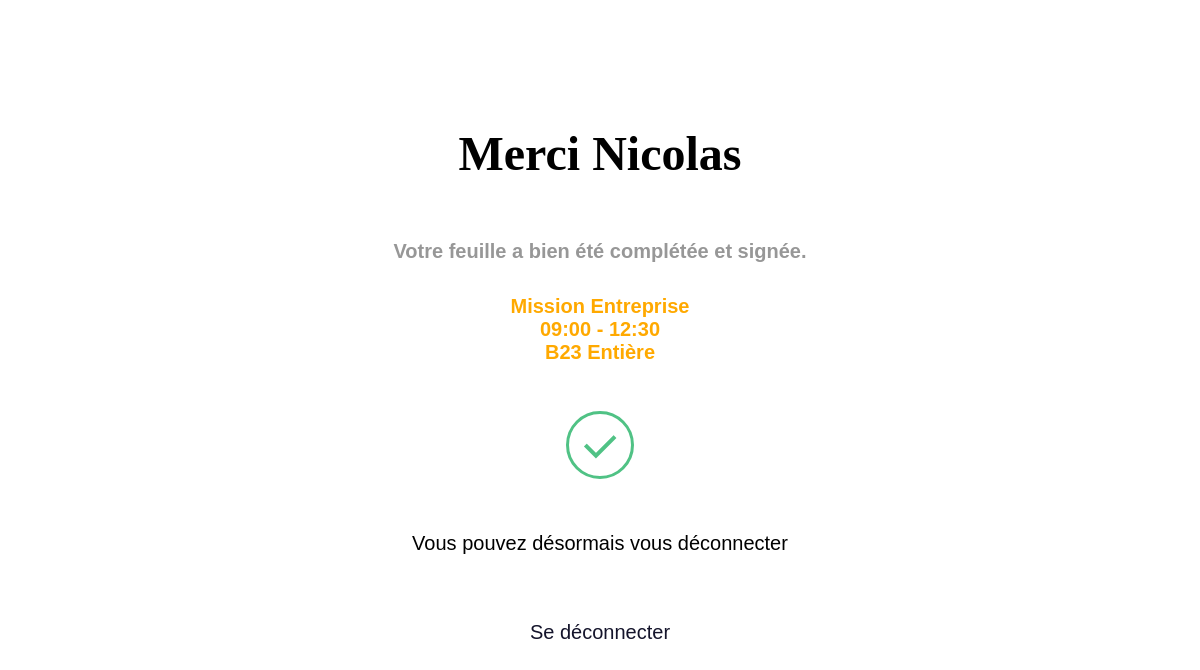
/src/asset/client-side/fin-cours.php (signed in), run on the app's committed database.
### tables this page shows
CREATE TABLE `cours` (
  `idCours` int(11) NOT NULL,
  `idGroupe` int(11) NOT NULL,
  `idMatiere` int(11) NOT NULL,
  `idUser` int(11) NOT NULL,
  `datetimeDebut` datetime NOT NULL,
  `datetimeFin` datetime NOT NULL,
  `anneeScolaire` varchar(255) NOT NULL,
  `isEnded` tinyint(1) NOT NULL
);

CREATE TABLE `matiere` (
  `idMatiere` int(11) NOT NULL,
  `nomMatiere` varchar(30) NOT NULL
);

CREATE TABLE `groupe` (
  `idGroupe` int(11) NOT NULL,
  `idPromo` int(11) DEFAULT NULL,
  `nomGroupe` varchar(20) NOT NULL
);

### src/asset/client-side/fin-cours.php (the view, shortened to what this page needs)
<?php
if ($_SESSION['isProf']==1 && $_SESSION['isActualUser'] == 1 ){
    if(isset($_SESSION['id']) && isset($_SESSION['user_name']))  {
        include 'connexionBDD.php';
        $idUser = $_SESSION['id'];
        $stmtCours = $dbh -> prepare("SELECT DISTINCT(cours.idCours), dateTimeDebut, dateTimeFin, nomMatiere, nomGroupe FROM coursuser, groupe, cours, groupeuser, user, matiere WHERE user.idUser = cours.idUser AND cours.idGroupe = groupe.idGroupe AND groupe.idGroupe = groupeuser.idGroupe AND groupeuser.idUser = user.idUser AND user.idUser = '$idUser' AND cours.idMatiere = matiere.idMatiere ORDER BY `cours`.`idCours` DESC LIMIT 1");
        $donneesCours = $stmtCours-> execute();
        $donneesCours = $stmtCours -> fetch();
        $dateDebut = strtotime($donneesCours['dateTimeDebut']);
        $dateDebut = date('H:i', $dateDebut);
        $dateFin = strtotime($donneesCours['dateTimeFin']);
        $dateFin = date('H:i', $dateFin);
        ?>
    <!DOCTYPE html>
    <html lang="fr">
    <head>
        <link rel="stylesheet" href="../../css/styles.css">
        <link rel="stylesheet" href="../../css/fin-cours.css">
        <link rel="stylesheet" href="https://cdnjs.cloudflare.com/ajax/libs/font-awesome/4.7.0/css/font-awesome.min.css">
    </head>
    <body>
        <main>
            <form method="post" action="home-client-action.php" >
            <h1>Merci <?php if (isset($_SESSION['prenomProfChoisi'])) {
                echo $_SESSION['prenomProfChoisi'];
            }
            else {
                echo $_SESSION['name'];
            }?></h1>
            <h4>Votre feuille a bien été complétée et signée. <div class="infosCours">
             <div class="infoCours"><?php echo $donneesCours['nomMatiere']; ?> </div>
             <div class="infoCours"><?php echo $dateDebut." - ".$dateFin; ?> </div>
             <div class="infoCours"><?php echo $donneesCours['nomGroupe']; ?> </div>
             </div></h4>
            <button class="button success" id="checked">Submit</button>
            <h5>Vous pouvez désormais vous déconnecter</h5>
            <a href="logout-client.php">Se déconnecter</a>
            </form>
        </main>
    </body>
    </html>
    <?php
    }else{
                    exit();
    }
}
    ?>

### src/css/styles.css (style rules this page uses)
* { outline: none; }
html, body { width: 100%; height: 100%; }
li, ul, a { list-style: none; }
body { margin: 0; padding: 0; -webkit-box-sizing: border-box; box-sizing: border-box; background: #fff; font-family: "Futura PTT", sans-serif; }
main { -webkit-box-align: center; -ms-flex-align: center; align-items: center; -webkit-box-pack: center; -ms-flex-pack: center; justify-content: center; display: -webkit-box; display: -ms-flexbox; display: flex; height: 100%; }
form { display: -webkit-box; display: -ms-flexbox; display: flex; -webkit-box-orient: vertical; -webkit-box-direction: normal; -ms-flex-direction: column; flex-direction: column; max-width: 7000px; padding: 15px 35px 45px; }
h1 { font-size: 3em; }
h1, h2 { font-family: 'Futura PT Medium'; }
a { margin: 2rem 0; text-align: right; text-decoration: none; font-weight: 300; color: #14142B; }
button { border: none; margin-top: 1.5rem; outline: none; }

### src/css/fin-cours.css (style rules this page uses)
* { -webkit-box-sizing: border-box; box-sizing: border-box; }
.button { display: inline-block; min-width: 150px; margin: 20px auto; background: white; color: #50C285; font-size: 1.2em; padding: 1em; border-radius: 4px; text-align: center; position: relative; cursor: pointer; -moz-appearance: none; appearance: none; -webkit-appearance: none; border: 0; display: none; pointer-events: none; -webkit-transition: border-radius linear 0.05s, width linear 0.05s; transition: border-radius linear 0.05s, width linear 0.05s; }
.button.animate { width: 68.18182px; height: 68.18182px; min-width: 0; border-radius: 50%; border: 3.1px solid #50C285; display: inline-block; color: transparent; }
.button.animate:after { position: absolute; content: ''; width: 25px; height: 25px; border: 4px solid #50C285; border-radius: 50%; border-left-color: transparent; left: 50%; top: 50%; -webkit-transform: translate(-50%, -50%); transform: translate(-50%, -50%); -webkit-animation: spin ease-in 0.4s forwards; animation: spin ease-in 0.4s forwards; animation-name: spin; -webkit-animation-name: spin; transition-timing-function: ease-in-out; -webkit-transition-timing-function: ease-in-out; animation-duration: 0.4s; -webkit-animation-duration: 0.4s; animation-fill-mode: forwards; -webkit-animation-fill-mode: forwards; }
.button.animate.success:before { position: absolute; content: ''; width: 25px; height: 12.5px; border: 4px solid #50C285; border-right: 0; border-top: 0; left: 50%; top: 45%; -webkit-transform: translate(-50%, -50%) rotate(0deg) scale(0); transform: translate(-50%, -50%) rotate(0deg) scale(0); -webkit-animation: success ease-in 0.1s forwards; animation: success ease-in 0.1s forwards; -webkit-animation-delay: 0.4s; animation-delay: 0.4s; }

### src/asset/client-side/fin-cours.php (style rules this page uses)
:root { --colorText: #FFA900; --colordark : #333333; --colorGrey : #878787; --colorBarre : rgba(240, 240, 240, 0.7); --colorWhite : #FFFFFF; --colorDots : #DADADA; --colorBlack: rgba(20,20,43,1); --text-primary: #23232e; --text-secondary: #141418; --text-third: #929292; --bg-primary: #f9f9f9; --bg-secondary: #f8f8f8 ; --jauneESADD: #FAA900; --transition-speed: 600ms; --retard: #D31818; --white: white; }
body { overflow:hidden; }
main { flex-direction: column; padding: 1rem; overflow: hidden; }
form { align-items: center; }
h1 { font-size: 3em; }
h4 { color: #979797; text-align: center; font-size: 1.25rem; }
h4 .infosCours { color: var(--colorText); font-weight: 600; margin-top: 2rem; }
h5 { font-weight: 400; font-size: 20px; }
a { font-family: 'futura PT', sans-serif; font-weight: 300; font-size: 20px; }

### data on the page
cours: idMatiere.nomMatiere "Mission Entreprise", datetimeDebut "09:00", datetimeFin "12:30", idGroupe.nomGroupe "B23 Entière"

### other printed values
$_SESSION['name'] "Nicolas"
